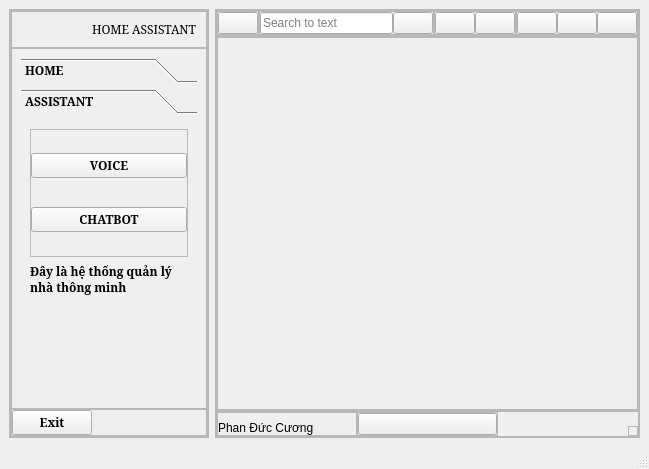
<?xml version="1.0" encoding="UTF-8"?>
<ui version="4.0">
 <class>MainWindow</class>
 <widget class="QMainWindow" name="MainWindow">
  <property name="geometry">
   <rect>
    <x>0</x>
    <y>0</y>
    <width>640</width>
    <height>469</height>
   </rect>
  </property>
  <property name="windowTitle">
   <string>MainWindow</string>
  </property>
  <widget class="QWidget" name="centralwidget">
   <layout class="QHBoxLayout" name="horizontalLayout">
    <item>
     <widget class="QFrame" name="Menu">
      <property name="maximumSize">
       <size>
        <width>200</width>
        <height>16777215</height>
       </size>
      </property>
      <property name="frameShape">
       <enum>QFrame::StyledPanel</enum>
      </property>
      <property name="frameShadow">
       <enum>QFrame::Raised</enum>
      </property>
      <layout class="QHBoxLayout" name="horizontalLayout_2">
       <property name="spacing">
        <number>0</number>
       </property>
       <property name="leftMargin">
        <number>0</number>
       </property>
       <property name="topMargin">
        <number>0</number>
       </property>
       <property name="rightMargin">
        <number>0</number>
       </property>
       <property name="bottomMargin">
        <number>0</number>
       </property>
       <item>
        <widget class="QFrame" name="slide_menu">
         <property name="minimumSize">
          <size>
           <width>198</width>
           <height>0</height>
          </size>
         </property>
         <property name="frameShape">
          <enum>QFrame::StyledPanel</enum>
         </property>
         <property name="frameShadow">
          <enum>QFrame::Raised</enum>
         </property>
         <layout class="QVBoxLayout" name="verticalLayout_4">
          <property name="spacing">
           <number>0</number>
          </property>
          <property name="leftMargin">
           <number>0</number>
          </property>
          <property name="topMargin">
           <number>0</number>
          </property>
          <property name="rightMargin">
           <number>0</number>
          </property>
          <property name="bottomMargin">
           <number>0</number>
          </property>
          <item alignment="Qt::AlignTop">
           <widget class="QFrame" name="frame_5">
            <property name="frameShape">
             <enum>QFrame::StyledPanel</enum>
            </property>
            <property name="frameShadow">
             <enum>QFrame::Raised</enum>
            </property>
            <layout class="QHBoxLayout" name="horizontalLayout_10">
             <item>
              <widget class="QLabel" name="label_3">
               <property name="text">
                <string/>
               </property>
               <property name="pixmap">
                <pixmap resource="icons.qrc">:/icons/icons/home.svg</pixmap>
               </property>
              </widget>
             </item>
             <item>
              <widget class="QLabel" name="label_2">
               <property name="font">
                <font>
                 <family>Elephant</family>
                 <weight>50</weight>
                 <bold>false</bold>
                </font>
               </property>
               <property name="text">
                <string>HOME ASSISTANT</string>
               </property>
              </widget>
             </item>
            </layout>
           </widget>
          </item>
          <item>
           <widget class="QFrame" name="frame_6">
            <property name="sizePolicy">
             <sizepolicy hsizetype="Preferred" vsizetype="Expanding">
              <horstretch>0</horstretch>
              <verstretch>0</verstretch>
             </sizepolicy>
            </property>
            <property name="frameShape">
             <enum>QFrame::StyledPanel</enum>
            </property>
            <property name="frameShadow">
             <enum>QFrame::Raised</enum>
            </property>
            <layout class="QVBoxLayout" name="verticalLayout_5">
             <item>
              <widget class="QToolBox" name="toolBox">
               <property name="font">
                <font>
                 <family>Noto Serif</family>
                 <weight>75</weight>
                 <italic>false</italic>
                 <bold>true</bold>
                 <underline>false</underline>
                 <strikeout>false</strikeout>
                 <kerning>true</kerning>
                </font>
               </property>
               <property name="currentIndex">
                <number>1</number>
               </property>
               <widget class="QWidget" name="page">
                <property name="geometry">
                 <rect>
                  <x>0</x>
                  <y>0</y>
                  <width>93</width>
                  <height>166</height>
                 </rect>
                </property>
                <attribute name="icon">
                 <iconset resource="icons.qrc">
                  <normaloff>:/icons/icons/chevron-down.svg</normaloff>:/icons/icons/chevron-down.svg</iconset>
                </attribute>
                <attribute name="label">
                 <string>HOME</string>
                </attribute>
                <layout class="QVBoxLayout" name="verticalLayout_6" stretch="0">
                 <property name="spacing">
                  <number>0</number>
                 </property>
                 <property name="leftMargin">
                  <number>0</number>
                 </property>
                 <property name="topMargin">
                  <number>0</number>
                 </property>
                 <property name="rightMargin">
                  <number>0</number>
                 </property>
                 <property name="bottomMargin">
                  <number>0</number>
                 </property>
                 <item alignment="Qt::AlignTop">
                  <widget class="QFrame" name="frame_11">
                   <property name="frameShape">
                    <enum>QFrame::StyledPanel</enum>
                   </property>
                   <property name="frameShadow">
                    <enum>QFrame::Raised</enum>
                   </property>
                   <layout class="QVBoxLayout" name="verticalLayout_7">
                    <property name="spacing">
                     <number>6</number>
                    </property>
                    <property name="leftMargin">
                     <number>0</number>
                    </property>
                    <property name="topMargin">
                     <number>0</number>
                    </property>
                    <property name="rightMargin">
                     <number>0</number>
                    </property>
                    <property name="bottomMargin">
                     <number>0</number>
                    </property>
                    <item>
                     <widget class="QPushButton" name="pushButton_13">
                      <property name="text">
                       <string>MEMBER</string>
                      </property>
                      <property name="icon">
                       <iconset resource="icons.qrc">
                        <normaloff>:/icons/icons/users.svg</normaloff>:/icons/icons/users.svg</iconset>
                      </property>
                      <property name="iconSize">
                       <size>
                        <width>20</width>
                        <height>20</height>
                       </size>
                      </property>
                     </widget>
                    </item>
                    <item>
                     <widget class="QPushButton" name="pushButton_10">
                      <property name="font">
                       <font>
                        <pointsize>10</pointsize>
                       </font>
                      </property>
                      <property name="text">
                       <string>DEVICES</string>
                      </property>
                      <property name="icon">
                       <iconset resource="icons.qrc">
                        <normaloff>:/icons/icons/monitor.svg</normaloff>:/icons/icons/monitor.svg</iconset>
                      </property>
                      <property name="iconSize">
                       <size>
                        <width>20</width>
                        <height>20</height>
                       </size>
                      </property>
                      <property name="autoRepeat">
                       <bool>false</bool>
                      </property>
                     </widget>
                    </item>
                    <item>
                     <widget class="QPushButton" name="pushButton_11">
                      <property name="text">
                       <string>SECURITY</string>
                      </property>
                      <property name="icon">
                       <iconset resource="icons.qrc">
                        <normaloff>:/icons/icons/shield.svg</normaloff>:/icons/icons/shield.svg</iconset>
                      </property>
                      <property name="iconSize">
                       <size>
                        <width>20</width>
                        <height>20</height>
                       </size>
                      </property>
                      <property name="autoRepeat">
                       <bool>false</bool>
                      </property>
                     </widget>
                    </item>
                    <item>
                     <widget class="QPushButton" name="pushButton_12">
                      <property name="text">
                       <string>POWER</string>
                      </property>
                      <property name="icon">
                       <iconset resource="icons.qrc">
                        <normaloff>:/icons/icons/battery.svg</normaloff>:/icons/icons/battery.svg</iconset>
                      </property>
                      <property name="iconSize">
                       <size>
                        <width>20</width>
                        <height>20</height>
                       </size>
                      </property>
                      <property name="autoRepeat">
                       <bool>false</bool>
                      </property>
                     </widget>
                    </item>
                    <item>
                     <widget class="QPushButton" name="pushButton_14">
                      <property name="text">
                       <string>SETTINGS</string>
                      </property>
                      <property name="icon">
                       <iconset resource="icons.qrc">
                        <normaloff>:/icons/icons/settings.svg</normaloff>:/icons/icons/settings.svg</iconset>
                      </property>
                      <property name="iconSize">
                       <size>
                        <width>20</width>
                        <height>20</height>
                       </size>
                      </property>
                     </widget>
                    </item>
                   </layout>
                  </widget>
                 </item>
                </layout>
               </widget>
               <widget class="QWidget" name="DASHBOARD">
                <property name="geometry">
                 <rect>
                  <x>0</x>
                  <y>0</y>
                  <width>176</width>
                  <height>239</height>
                 </rect>
                </property>
                <attribute name="icon">
                 <iconset resource="icons.qrc">
                  <normaloff>:/icons/icons/chevron-down.svg</normaloff>:/icons/icons/chevron-down.svg</iconset>
                </attribute>
                <attribute name="label">
                 <string>ASSISTANT</string>
                </attribute>
                <layout class="QVBoxLayout" name="verticalLayout_8">
                 <item>
                  <widget class="QFrame" name="frame_12">
                   <property name="frameShape">
                    <enum>QFrame::StyledPanel</enum>
                   </property>
                   <property name="frameShadow">
                    <enum>QFrame::Raised</enum>
                   </property>
                   <layout class="QVBoxLayout" name="verticalLayout_9">
                    <property name="spacing">
                     <number>6</number>
                    </property>
                    <property name="leftMargin">
                     <number>0</number>
                    </property>
                    <property name="topMargin">
                     <number>0</number>
                    </property>
                    <property name="rightMargin">
                     <number>0</number>
                    </property>
                    <property name="bottomMargin">
                     <number>0</number>
                    </property>
                    <item>
                     <widget class="QPushButton" name="pushButton_15">
                      <property name="text">
                       <string>VOICE</string>
                      </property>
                      <property name="icon">
                       <iconset resource="icons.qrc">
                        <normaloff>:/icons/icons/mic.svg</normaloff>:/icons/icons/mic.svg</iconset>
                      </property>
                      <property name="iconSize">
                       <size>
                        <width>20</width>
                        <height>20</height>
                       </size>
                      </property>
                     </widget>
                    </item>
                    <item>
                     <widget class="QPushButton" name="pushButton_16">
                      <property name="text">
                       <string>CHATBOT</string>
                      </property>
                      <property name="icon">
                       <iconset resource="icons.qrc">
                        <normaloff>:/icons/icons/message-circle.svg</normaloff>:/icons/icons/message-circle.svg</iconset>
                      </property>
                      <property name="iconSize">
                       <size>
                        <width>20</width>
                        <height>20</height>
                       </size>
                      </property>
                     </widget>
                    </item>
                   </layout>
                  </widget>
                 </item>
                 <item alignment="Qt::AlignTop">
                  <widget class="QLabel" name="label_4">
                   <property name="text">
                    <string>Đây là hệ thống quản lý nhà thông minh</string>
                   </property>
                   <property name="wordWrap">
                    <bool>true</bool>
                   </property>
                  </widget>
                 </item>
                </layout>
               </widget>
              </widget>
             </item>
            </layout>
           </widget>
          </item>
          <item alignment="Qt::AlignBottom">
           <widget class="QFrame" name="frame_10">
            <property name="frameShape">
             <enum>QFrame::StyledPanel</enum>
            </property>
            <property name="frameShadow">
             <enum>QFrame::Raised</enum>
            </property>
            <layout class="QHBoxLayout" name="horizontalLayout_11">
             <property name="spacing">
              <number>0</number>
             </property>
             <property name="leftMargin">
              <number>0</number>
             </property>
             <property name="topMargin">
              <number>0</number>
             </property>
             <property name="rightMargin">
              <number>0</number>
             </property>
             <property name="bottomMargin">
              <number>0</number>
             </property>
             <item alignment="Qt::AlignLeft|Qt::AlignBottom">
              <widget class="QPushButton" name="pushButton_9">
               <property name="font">
                <font>
                 <family>Noto Serif</family>
                 <weight>75</weight>
                 <bold>true</bold>
                </font>
               </property>
               <property name="text">
                <string>Exit</string>
               </property>
               <property name="icon">
                <iconset resource="icons.qrc">
                 <normaloff>:/icons/icons/external-link.svg</normaloff>:/icons/icons/external-link.svg</iconset>
               </property>
               <property name="iconSize">
                <size>
                 <width>25</width>
                 <height>25</height>
                </size>
               </property>
              </widget>
             </item>
            </layout>
           </widget>
          </item>
         </layout>
        </widget>
       </item>
      </layout>
     </widget>
    </item>
    <item>
     <widget class="QFrame" name="Body">
      <property name="frameShape">
       <enum>QFrame::StyledPanel</enum>
      </property>
      <property name="frameShadow">
       <enum>QFrame::Raised</enum>
      </property>
      <layout class="QVBoxLayout" name="verticalLayout">
       <property name="spacing">
        <number>0</number>
       </property>
       <property name="leftMargin">
        <number>0</number>
       </property>
       <property name="topMargin">
        <number>0</number>
       </property>
       <property name="rightMargin">
        <number>0</number>
       </property>
       <property name="bottomMargin">
        <number>0</number>
       </property>
       <item>
        <widget class="QFrame" name="Header">
         <property name="frameShape">
          <enum>QFrame::StyledPanel</enum>
         </property>
         <property name="frameShadow">
          <enum>QFrame::Raised</enum>
         </property>
         <layout class="QHBoxLayout" name="horizontalLayout_3">
          <property name="spacing">
           <number>0</number>
          </property>
          <property name="leftMargin">
           <number>0</number>
          </property>
          <property name="topMargin">
           <number>0</number>
          </property>
          <property name="rightMargin">
           <number>0</number>
          </property>
          <property name="bottomMargin">
           <number>0</number>
          </property>
          <item alignment="Qt::AlignLeft|Qt::AlignTop">
           <widget class="QFrame" name="frame_2">
            <property name="frameShape">
             <enum>QFrame::StyledPanel</enum>
            </property>
            <property name="frameShadow">
             <enum>QFrame::Raised</enum>
            </property>
            <layout class="QHBoxLayout" name="horizontalLayout_9">
             <property name="spacing">
              <number>0</number>
             </property>
             <property name="leftMargin">
              <number>0</number>
             </property>
             <property name="topMargin">
              <number>0</number>
             </property>
             <property name="rightMargin">
              <number>0</number>
             </property>
             <property name="bottomMargin">
              <number>0</number>
             </property>
             <item>
              <widget class="QPushButton" name="pushButton_8">
               <property name="text">
                <string/>
               </property>
               <property name="icon">
                <iconset resource="icons.qrc">
                 <normaloff>:/icons/icons/list.svg</normaloff>:/icons/icons/list.svg</iconset>
               </property>
               <property name="iconSize">
                <size>
                 <width>32</width>
                 <height>32</height>
                </size>
               </property>
              </widget>
             </item>
            </layout>
           </widget>
          </item>
          <item alignment="Qt::AlignLeft|Qt::AlignTop">
           <widget class="QFrame" name="frame_9">
            <property name="frameShape">
             <enum>QFrame::StyledPanel</enum>
            </property>
            <property name="frameShadow">
             <enum>QFrame::Raised</enum>
            </property>
            <layout class="QHBoxLayout" name="horizontalLayout_7">
             <property name="spacing">
              <number>0</number>
             </property>
             <property name="leftMargin">
              <number>0</number>
             </property>
             <property name="topMargin">
              <number>0</number>
             </property>
             <property name="rightMargin">
              <number>0</number>
             </property>
             <property name="bottomMargin">
              <number>0</number>
             </property>
             <item alignment="Qt::AlignLeft">
              <widget class="QLineEdit" name="lineEdit">
               <property name="minimumSize">
                <size>
                 <width>133</width>
                 <height>0</height>
                </size>
               </property>
               <property name="tabletTracking">
                <bool>false</bool>
               </property>
               <property name="placeholderText">
                <string>Search to text</string>
               </property>
              </widget>
             </item>
             <item alignment="Qt::AlignLeft">
              <widget class="QPushButton" name="pushButton_6">
               <property name="text">
                <string/>
               </property>
               <property name="icon">
                <iconset resource="icons.qrc">
                 <normaloff>:/icons/icons/search.svg</normaloff>:/icons/icons/search.svg</iconset>
               </property>
              </widget>
             </item>
            </layout>
           </widget>
          </item>
          <item alignment="Qt::AlignHCenter|Qt::AlignTop">
           <widget class="QFrame" name="frame_8">
            <property name="frameShape">
             <enum>QFrame::StyledPanel</enum>
            </property>
            <property name="frameShadow">
             <enum>QFrame::Raised</enum>
            </property>
            <layout class="QHBoxLayout" name="horizontalLayout_6">
             <property name="spacing">
              <number>0</number>
             </property>
             <property name="leftMargin">
              <number>0</number>
             </property>
             <property name="topMargin">
              <number>0</number>
             </property>
             <property name="rightMargin">
              <number>0</number>
             </property>
             <property name="bottomMargin">
              <number>0</number>
             </property>
             <item>
              <widget class="QPushButton" name="pushButton_5">
               <property name="text">
                <string/>
               </property>
               <property name="icon">
                <iconset resource="icons.qrc">
                 <normaloff>:/icons/icons/user.svg</normaloff>:/icons/icons/user.svg</iconset>
               </property>
              </widget>
             </item>
             <item>
              <widget class="QPushButton" name="pushButton_4">
               <property name="text">
                <string/>
               </property>
               <property name="icon">
                <iconset resource="icons.qrc">
                 <normaloff>:/icons/icons/bell.svg</normaloff>:/icons/icons/bell.svg</iconset>
               </property>
              </widget>
             </item>
            </layout>
           </widget>
          </item>
          <item alignment="Qt::AlignRight|Qt::AlignTop">
           <widget class="QFrame" name="frame_7">
            <property name="frameShape">
             <enum>QFrame::StyledPanel</enum>
            </property>
            <property name="frameShadow">
             <enum>QFrame::Raised</enum>
            </property>
            <layout class="QHBoxLayout" name="horizontalLayout_5">
             <property name="spacing">
              <number>0</number>
             </property>
             <property name="leftMargin">
              <number>0</number>
             </property>
             <property name="topMargin">
              <number>0</number>
             </property>
             <property name="rightMargin">
              <number>0</number>
             </property>
             <property name="bottomMargin">
              <number>0</number>
             </property>
             <item>
              <widget class="QPushButton" name="pushButton_3">
               <property name="text">
                <string/>
               </property>
               <property name="icon">
                <iconset resource="icons.qrc">
                 <normaloff>:/icons/icons/chevron-down.svg</normaloff>:/icons/icons/chevron-down.svg</iconset>
               </property>
              </widget>
             </item>
             <item>
              <widget class="QPushButton" name="pushButton_2">
               <property name="text">
                <string/>
               </property>
               <property name="icon">
                <iconset resource="icons.qrc">
                 <normaloff>:/icons/icons/maximize.svg</normaloff>:/icons/icons/maximize.svg</iconset>
               </property>
              </widget>
             </item>
             <item>
              <widget class="QPushButton" name="pushButton">
               <property name="text">
                <string/>
               </property>
               <property name="icon">
                <iconset resource="icons.qrc">
                 <normaloff>:/icons/icons/x.svg</normaloff>:/icons/icons/x.svg</iconset>
               </property>
              </widget>
             </item>
            </layout>
           </widget>
          </item>
         </layout>
        </widget>
       </item>
       <item>
        <widget class="QFrame" name="main_body">
         <property name="frameShape">
          <enum>QFrame::StyledPanel</enum>
         </property>
         <property name="frameShadow">
          <enum>QFrame::Raised</enum>
         </property>
         <layout class="QHBoxLayout" name="horizontalLayout_4">
          <property name="spacing">
           <number>0</number>
          </property>
          <property name="leftMargin">
           <number>0</number>
          </property>
          <property name="topMargin">
           <number>0</number>
          </property>
          <property name="rightMargin">
           <number>0</number>
          </property>
          <property name="bottomMargin">
           <number>0</number>
          </property>
          <item>
           <widget class="QFrame" name="frame">
            <property name="sizePolicy">
             <sizepolicy hsizetype="Preferred" vsizetype="Expanding">
              <horstretch>0</horstretch>
              <verstretch>0</verstretch>
             </sizepolicy>
            </property>
            <property name="frameShape">
             <enum>QFrame::StyledPanel</enum>
            </property>
            <property name="frameShadow">
             <enum>QFrame::Raised</enum>
            </property>
           </widget>
          </item>
         </layout>
        </widget>
       </item>
       <item alignment="Qt::AlignBottom">
        <widget class="QFrame" name="footer">
         <property name="frameShape">
          <enum>QFrame::StyledPanel</enum>
         </property>
         <property name="frameShadow">
          <enum>QFrame::Raised</enum>
         </property>
         <layout class="QHBoxLayout" name="horizontalLayout_8">
          <property name="spacing">
           <number>0</number>
          </property>
          <property name="leftMargin">
           <number>0</number>
          </property>
          <property name="topMargin">
           <number>0</number>
          </property>
          <property name="rightMargin">
           <number>0</number>
          </property>
          <property name="bottomMargin">
           <number>0</number>
          </property>
          <item>
           <widget class="QFrame" name="frame_4">
            <property name="frameShape">
             <enum>QFrame::StyledPanel</enum>
            </property>
            <property name="frameShadow">
             <enum>QFrame::Raised</enum>
            </property>
            <layout class="QVBoxLayout" name="verticalLayout_2">
             <property name="spacing">
              <number>0</number>
             </property>
             <property name="leftMargin">
              <number>0</number>
             </property>
             <property name="topMargin">
              <number>0</number>
             </property>
             <property name="rightMargin">
              <number>0</number>
             </property>
             <property name="bottomMargin">
              <number>0</number>
             </property>
             <item alignment="Qt::AlignBottom">
              <widget class="QLabel" name="label">
               <property name="text">
                <string>Phan Đức Cương</string>
               </property>
              </widget>
             </item>
            </layout>
           </widget>
          </item>
          <item alignment="Qt::AlignBottom">
           <widget class="QFrame" name="frame_3">
            <property name="frameShape">
             <enum>QFrame::StyledPanel</enum>
            </property>
            <property name="frameShadow">
             <enum>QFrame::Raised</enum>
            </property>
            <layout class="QVBoxLayout" name="verticalLayout_3">
             <property name="spacing">
              <number>0</number>
             </property>
             <property name="leftMargin">
              <number>0</number>
             </property>
             <property name="topMargin">
              <number>0</number>
             </property>
             <property name="rightMargin">
              <number>0</number>
             </property>
             <property name="bottomMargin">
              <number>0</number>
             </property>
             <item alignment="Qt::AlignBottom">
              <widget class="QPushButton" name="pushButton_7">
               <property name="text">
                <string/>
               </property>
               <property name="icon">
                <iconset resource="icons.qrc">
                 <normaloff>:/icons/icons/camera.svg</normaloff>:/icons/icons/camera.svg</iconset>
               </property>
              </widget>
             </item>
            </layout>
           </widget>
          </item>
          <item alignment="Qt::AlignRight|Qt::AlignBottom">
           <widget class="QFrame" name="resize">
            <property name="minimumSize">
             <size>
              <width>10</width>
              <height>10</height>
             </size>
            </property>
            <property name="maximumSize">
             <size>
              <width>10</width>
              <height>10</height>
             </size>
            </property>
            <property name="frameShape">
             <enum>QFrame::StyledPanel</enum>
            </property>
            <property name="frameShadow">
             <enum>QFrame::Raised</enum>
            </property>
           </widget>
          </item>
         </layout>
        </widget>
       </item>
      </layout>
     </widget>
    </item>
   </layout>
  </widget>
  <widget class="QMenuBar" name="menubar">
   <property name="geometry">
    <rect>
     <x>0</x>
     <y>0</y>
     <width>640</width>
     <height>21</height>
    </rect>
   </property>
  </widget>
  <widget class="QStatusBar" name="statusbar"/>
 </widget>
 <resources>
  <include location="icons.qrc"/>
  <include location="C:/Program Files (x86)/Qt Designer/icons.qrc"/>
 </resources>
 <connections/>
</ui>
